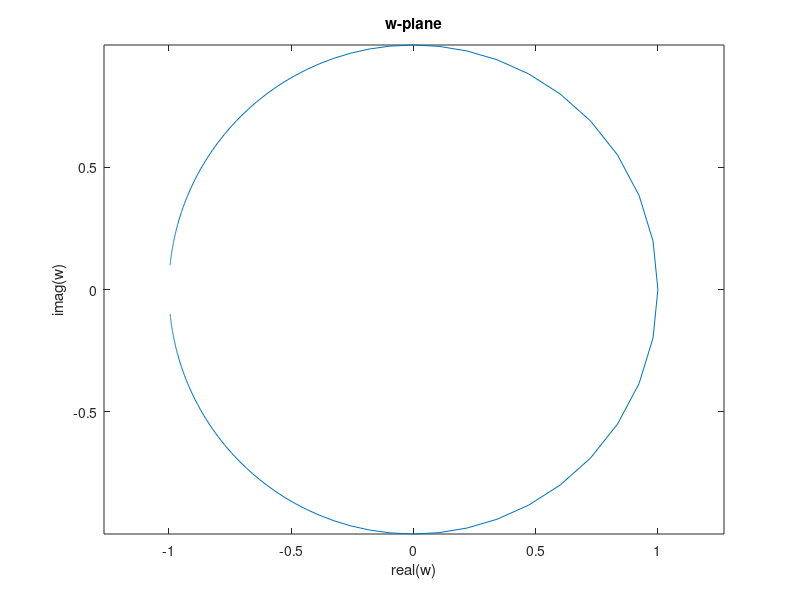

MATLAB code for this plot:
%Pratap Luitel
%Engs 92
%Assignment 7, Problem 1

y = -20:0.1:20 ;
x = 0;
z = x + y*1i;

w = (1+z)./(1-z);


%(a)
figure
plot(real(w),imag(w))
axis equal
title('w-plane')
xlabel('real(w)')
ylabel('imag(w)')
fprintf('(a)\n');
fprintf('graph is printed below\n');
%(b)
fprintf('(b)\n');
fprintf('u^2 + v^2 = 1\n');
%(c)
fprintf('(c)\n');
fprintf('The -ve half of Z plane will show up in the -ve of W plane\n');

